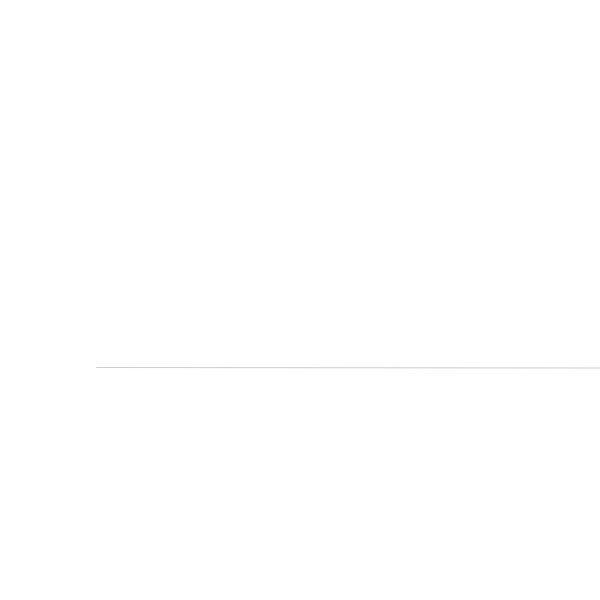
Frame 1 (no input)
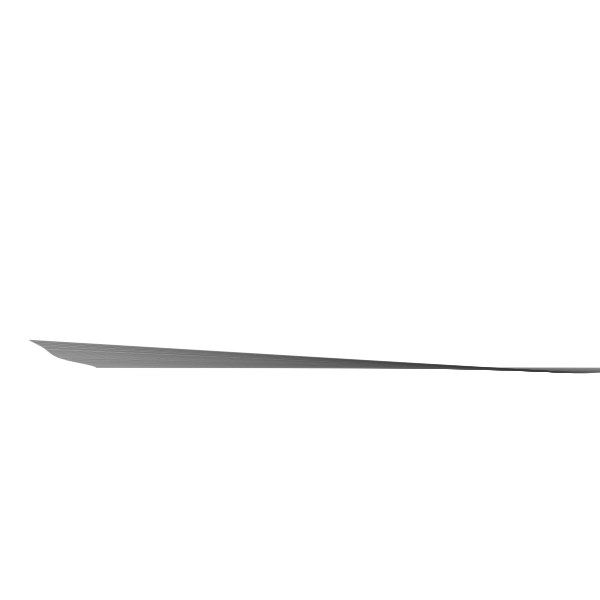
Frame 60 (no input)
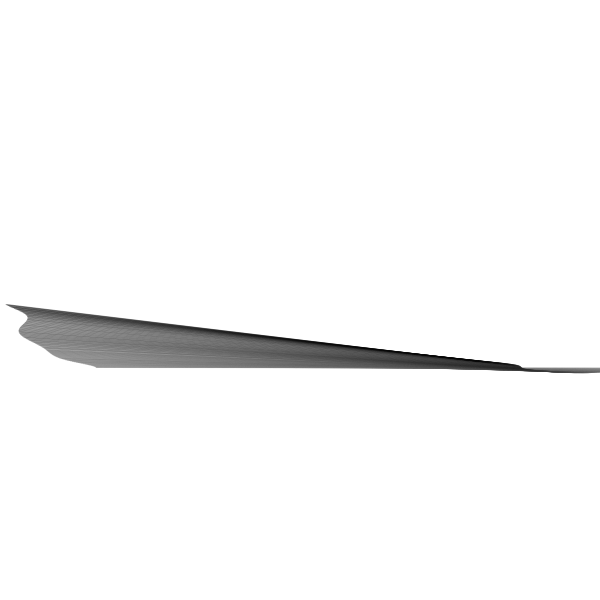
Frame 120 (the mouse pressed at the canvas centre since frame 60)

The p5.js sketch that drew these frames (run headless with seeded random() and noise() and a simulated clock; from frame 60 on, the mouse is pressed at the canvas centre):

// p5.js sketch
// ── sketch.js
// Reference
// https://p5js.org/reference/

// Tutorials
// https://p5js.org/tutorials/

// Examples
// http://p5js.org/examples/

// @adalberth - Stupid Studio - 2016
// https://github.com/adalberth/stupid-p5

var r
var x
var y
var c
function setup() {
  createCanvas(600,600)
}

function draw() {
  r = map(noise(frameCount * 0.001), 0, 1, 10, 400)
  x = width / 2 + map(noise(frameCount * 0.005), 0, 1, -200, 200)
  y = height / 2 + map(noise(frameCount * 0.001), 0, 1, -200, 200)
  c = map(sin(frameCount * 0.01), -1, 1, 255, 0)
  translate(x, y)
  rotate(frameCount * 0.001)
  stroke(c, 100)
  line(-r, 0, r, 0)
}
